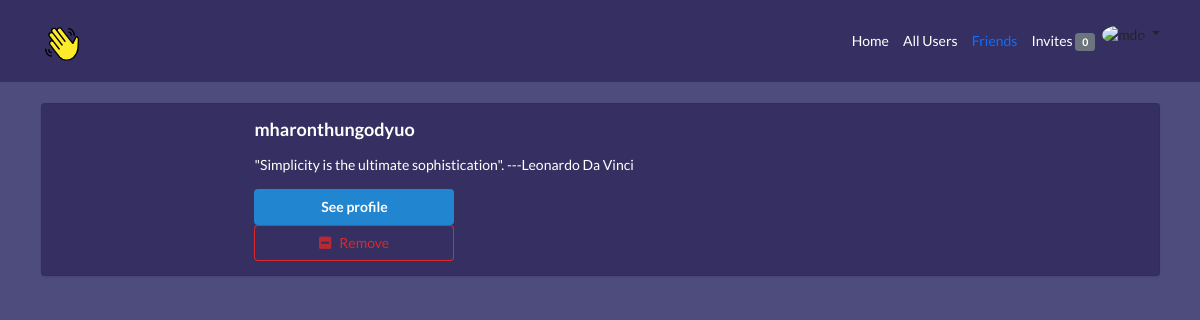
Screenshot of /profiles/friends/ (signed in) with the database file from the repository.
### profiles/models.py (models this page shows, shortened)
class Profile(models.Model):
    first_name = models.CharField(max_length=200, blank=True)
    last_name = models.CharField(max_length=200, blank=True)
    user = models.OneToOneField(User, on_delete=models.CASCADE)
    bio = models.TextField(default="No bio", max_length=300)
    email = models.EmailField(max_length=200, blank=True)
    country = models.CharField(max_length=200, blank=True)
    avatar = models.ImageField(default='avatar.png', upload_to='')
    friends = models.ManyToManyField(User, blank=True, related_name='friends')
    slug = models.SlugField(unique=True, blank=True)
    updated = models.DateTimeField(auto_now=True)
    created = models.DateTimeField(auto_now_add=True)
    objects = ProfileManager()
    def get_absolute_url(self):
        return reverse("profiles:profile_detail_view", kwargs={"slug": self.slug})
    def get_friends(self):
        return self.friends.all()
    __initial_first_name = None
    __initial_last_name = None
    def __init__(self, *args, **kwargs):
        super().__init__(*args, **kwargs)
        self.__initial_first_name = self.first_name
        self.__initial_last_name  = self.last_name

### profiles/views.py (the view)
# urls.py: path('friends/', friends, name="friends_list"),
@login_required
def friends(request):
    qs = Profile.get_friends(request.user)
    context = {
        'qs':qs
    }
    return render(request, 'profiles/friends.html', context)

### profiles/context_processors.py (called while the page is built)
def profile_pic(request):
    if request.user.is_authenticated:
        profile_obj = Profile.objects.get(user=request.user)
        pic = profile_obj.avatar
        return {'picture':pic}
    return {}

def invitation_received_no(request):
    if request.user.is_authenticated:
          profile_obj = Profile.objects.get(user=request.user)
          qs_count = Relationship.objects.invitations_received(profile_obj).count()
          return {'invites_num': qs_count}
    return {}

### profiles/models.py (called while the page is built)
    def invitations_received(self, receiver):
        qs = Relationship.objects.filter(receiver=receiver, status='send')
        return qs

### profiles/templates/profiles/friends.html (shortened to what this page needs)
{% extends 'base.html' %}
{% block content %}
    {% for obj in qs %}
            <div class="ui segment" style="color: white;background-color:#363062;">
                <div class="ui grid">
                    <div class="row">
                        <div class="three wide column">
                        </div>
                        <div class="thirteen wide column">
                            <h3>{{obj.user}}</h3>
                            <p>{{obj.bio}}</p>
                            <a href="{{obj.get_absolute_url}}">
                            <button class="ui primary button w-big">See profile</button>
                            </a>
                        {% if request.user in obj.friends.all %}
                            <form action="{% url 'profiles:remove-friend' %}" method="post">
                                <button type="submit" class="ui negative basic button  w-big"><i class="minus square icon"></i>Remove</button>
                            </form>
                        {% endif %}
                    </div>
                    </div>
                </div>
            </div>
    {% endfor %}
{% endblock content %}

### static_project/style.css (style rules this page uses)
.my_body { background-color: #4D4C7D; }
.w-big { width: 200px !important; }

### rows the page displays
Profile: user "mharonthungodyuo", bio "\"Simplicity is the ultimate sophistication\". ---Leonardo Da Vinci"

### other values shown
{{ invites_num }} "0"
